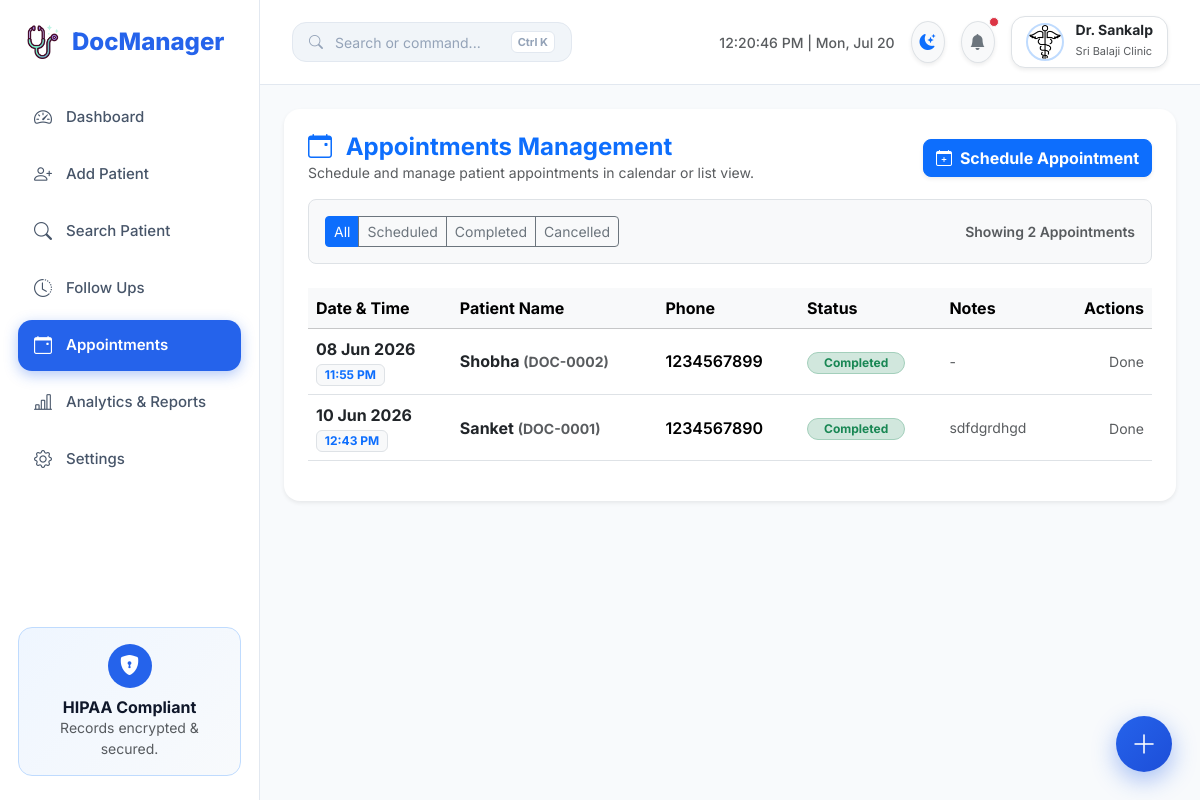
Screenshot of /appointments (signed in) with the database file from the repository.
### models.py (models this page shows)
class Doctor(UserMixin, db.Model):
    __tablename__ = "doctors"
    id = db.Column(db.Integer, primary_key=True)
    name = db.Column(db.String(100), nullable=False)
    clinic_name = db.Column(db.String(150), nullable=False)
    email = db.Column(db.String(120), unique=True, nullable=False, index=True)
    phone = db.Column(db.String(15), unique=True, nullable=False, index=True)
    password_hash = db.Column(db.String(255), nullable=False)
    clinic_address = db.Column(db.Text)
    qualification = db.Column(db.String(100))
    logo = db.Column(db.String(255))
    created_at = db.Column(db.DateTime, default=utc_now)
    patients = db.relationship("Patient", backref="doctor", lazy=True, cascade="all, delete-orphan")
    appointments = db.relationship("Appointment", backref="doctor", lazy=True, cascade="all, delete-orphan")

class Appointment(db.Model):
    __tablename__ = "appointments"
    id = db.Column(db.Integer, primary_key=True)
    doctor_id = db.Column(db.Integer, db.ForeignKey("doctors.id"), nullable=False, index=True)
    patient_id = db.Column(db.Integer, db.ForeignKey("patients.id"), nullable=False, index=True)
    appointment_date = db.Column(db.Date, nullable=False, index=True)
    appointment_time = db.Column(db.Time, nullable=False)
    status = db.Column(db.String(20), default="Scheduled")  # Scheduled, Completed, Cancelled
    notes = db.Column(db.Text)
    created_at = db.Column(db.DateTime, default=utc_now)

class Patient(db.Model):
    __tablename__ = "patients"
    id = db.Column(db.Integer, primary_key=True)
    patient_code = db.Column(db.String(30), unique=True, index=True)
    doctor_id = db.Column(db.Integer, db.ForeignKey("doctors.id"), nullable=False, index=True)
    name = db.Column(db.String(100), nullable=False, index=True)
    phone = db.Column(db.String(15), nullable=False, index=True)
    email = db.Column(db.String(120))
    age = db.Column(db.Integer)
    gender = db.Column(db.String(20))
    blood_group = db.Column(db.String(10))
    medical_history = db.Column(db.Text)
    emergency_contact = db.Column(db.String(100))
    address = db.Column(db.Text)
    created_at = db.Column(db.DateTime, default=utc_now)
    visits = db.relationship("Visit", backref="patient", lazy=True, cascade="all, delete-orphan", order_by="desc(Visit.visit_date)")
    appointments = db.relationship("Appointment", backref="patient", lazy=True, cascade="all, delete-orphan")
    documents = db.relationship("PatientDocument", backref="patient", lazy=True, cascade="all, delete-orphan")

### app/blueprints/appointments.py (the view)
@appointments_bp.route("/appointments")
@login_required
def appointments():
    filter_status = request.args.get("status", "All")
    view_mode = request.args.get("view", "calendar")  # calendar or list
    query = Appointment.query.filter_by(doctor_id=current_user.id)
    if filter_status and filter_status != "All":
        query = query.filter(Appointment.status == filter_status)
    appointments_list = query.order_by(Appointment.appointment_date.asc(), Appointment.appointment_time.asc()).all()
    patients = Patient.query.filter_by(doctor_id=current_user.id).order_by(Patient.name.asc()).all()
    return render_template(
        "appointments.html",
        appointments=appointments_list,
        patients=patients,
        filter_status=filter_status,
        view_mode=view_mode,
        today=date.today(),
        page_title="Appointments Calendar"
    )

### templates/appointments.html (shortened to what this page needs)
{% extends "base.html" %}
{% block content %}
<div class="card border-0 shadow-sm rounded-4 mb-4">
  <div class="card-body p-4">
    <div class="d-flex flex-wrap justify-content-between align-items-center mb-3 gap-3">
      <div>
        <h4 class="fw-bold m-0 text-primary"><i class="bi bi-calendar-event me-2"></i> Appointments Management</h4>
        <p class="text-muted small mb-0">Schedule and manage patient appointments in calendar or list view.</p>
      </div>
      <div class="d-flex gap-2">
        <a href="{{ url_for('appointments.new_appointment') }}" class="btn btn-primary fw-bold rounded-3 shadow-sm">
          <i class="bi bi-calendar-plus me-1"></i> Schedule Appointment
        </a>
      </div>
    </div>
    <div class="d-flex justify-content-between align-items-center bg-light p-3 rounded-3 border mb-4">
      <div class="btn-group" role="group">
        <a href="{{ url_for('appointments.appointments', status='All') }}" class="btn btn-sm {% if filter_status == 'All' %}btn-primary{% else %}btn-outline-secondary{% endif %}">All</a>
        <a href="{{ url_for('appointments.appointments', status='Scheduled') }}" class="btn btn-sm {% if filter_status == 'Scheduled' %}btn-warning text-dark{% else %}btn-outline-secondary{% endif %}">Scheduled</a>
        <a href="{{ url_for('appointments.appointments', status='Completed') }}" class="btn btn-sm {% if filter_status == 'Completed' %}btn-success{% else %}btn-outline-secondary{% endif %}">Completed</a>
        <a href="{{ url_for('appointments.appointments', status='Cancelled') }}" class="btn btn-sm {% if filter_status == 'Cancelled' %}btn-danger{% else %}btn-outline-secondary{% endif %}">Cancelled</a>
      </div>
      <div class="text-muted small fw-semibold">Showing {{ appointments|length }} Appointments</div>
    </div>
    {% if appointments %}
      <div class="table-responsive">
        <table class="table table-hover align-middle">
          <thead class="table-light">
            <tr>
              <th>Date & Time</th>
              <th>Patient Name</th>
              <th>Phone</th>
              <th>Status</th>
              <th>Notes</th>
              <th class="text-end">Actions</th>
            </tr>
          </thead>
          <tbody>
            {% for appt in appointments %}
              <tr>
                <td>
                  <div class="fw-bold text-dark">{{ appt.appointment_date.strftime('%d %b %Y') }}</div>
                  <span class="badge bg-light text-primary border">{{ appt.appointment_time.strftime('%I:%M %p') }}</span>
                </td>
                <td>
                  <a href="{{ url_for('patients.patient_profile', patient_id=appt.patient.id) }}" class="fw-bold text-dark text-decoration-none">
                    {{ appt.patient.name }} <small class="text-muted">({{ appt.patient.patient_code }})</small>
                  </a>
                </td>
                <td class="fw-semibold">{{ appt.patient.phone }}</td>
                <td>
                  {% if appt.status == 'Scheduled' %}
                    <span class="badge bg-warning-subtle text-warning-emphasis border border-warning-subtle px-3 py-1 rounded-pill">Scheduled</span>
                  {% elif appt.status == 'Completed' %}
                    <span class="badge bg-success-subtle text-success border border-success-subtle px-3 py-1 rounded-pill">Completed</span>
                  {% else %}
                    <span class="badge bg-danger-subtle text-danger border border-danger-subtle px-3 py-1 rounded-pill">Cancelled</span>
                  {% endif %}
                </td>
                <td class="small text-muted">{{ appt.notes or '-' }}</td>
                <td class="text-end">
                  {% if appt.status == 'Scheduled' %}
                    <a href="{{ url_for('appointments.complete_appointment', appointment_id=appt.id) }}" class="btn btn-sm btn-success rounded-pill px-3 me-1">Complete</a>
                    <a href="{{ url_for('appointments.cancel_appointment', appointment_id=appt.id) }}" class="btn btn-sm btn-outline-danger rounded-pill px-3">Cancel</a>
                  {% else %}
                    <span class="text-muted small">Done</span>
                  {% endif %}
                </td>
              </tr>
            {% endfor %}
          </tbody>
        </table>
      </div>
    {% endif %}
  </div>
</div>
{% endblock %}

### templates/base.html (shortened to what this page needs)
<!doctype html>
<html lang="en" data-theme="light">
  <head>
    <link href="https://cdn.jsdelivr.net/npm/bootstrap@5.3.3/dist/css/bootstrap.min.css" rel="stylesheet">
    <link rel="stylesheet" href="https://cdn.jsdelivr.net/npm/bootstrap-icons@1.11.3/font/bootstrap-icons.min.css">
    <link rel="stylesheet" href="{{ url_for('static', filename='css/style.css') }}" />
  </head>
  <body>
    {% if current_user.is_authenticated %}
    <aside class="sidebar">
      <a href="{{ url_for('patients.dashboard') }}" class="logo text-decoration-none">
        <img src="{{ url_for('static', filename='images/stethoscope.png') }}" width="34" alt="Logo" />
        <span>DocManager</span>
      </a>
      <ul class="sidebar-menu">
        <li>
          <a href="{{ url_for('patients.dashboard') }}" class="{% if request.endpoint == 'patients.dashboard' %}active{% endif %}">
            <i class="bi bi-speedometer2"></i> Dashboard
          </a>
        </li>
        <li>
          <a href="{{ url_for('patients.add_patient') }}" class="{% if request.endpoint == 'patients.add_patient' %}active{% endif %}">
            <i class="bi bi-person-plus"></i> Add Patient
          </a>
        </li>
        <li>
          <a href="{{ url_for('patients.search_patient') }}" class="{% if request.endpoint == 'patients.search_patient' %}active{% endif %}">
            <i class="bi bi-search"></i> Search Patient
          </a>
        </li>
        <li>
          <a href="{{ url_for('patients.follow_ups') }}" class="{% if request.endpoint == 'patients.follow_ups' %}active{% endif %}">
            <i class="bi bi-clock-history"></i> Follow Ups
          </a>
        </li>
        <li>
          <a href="{{ url_for('appointments.appointments') }}" class="{% if 'appointments' in request.endpoint %}active{% endif %}">
            <i class="bi bi-calendar-event"></i> Appointments
          </a>
        </li>
        <li>
          <a href="{{ url_for('analytics.analytics_dashboard') }}" class="{% if 'analytics' in request.endpoint %}active{% endif %}">
            <i class="bi bi-bar-chart-line"></i> Analytics & Reports
          </a>
        </li>
        <li>
          <a href="{{ url_for('settings.settings') }}" class="{% if request.endpoint == 'settings.settings' %}active{% endif %}">
            <i class="bi bi-gear"></i> Settings
          </a>
        </li>
      </ul>
      <div class="sidebar-footer">
        <div class="security-card">
          <div class="security-icon">
            <i class="bi bi-shield-lock-fill"></i>
          </div>
          <h6 class="fw-bold m-0">HIPAA Compliant</h6>
          <p class="small text-muted mb-0">Records encrypted & secured.</p>
        </div>
      </div>
    </aside>
    {% endif %}
    <main class="{% if current_user.is_authenticated %}main-content{% endif %}">
      {% if current_user.is_authenticated %}
      <div class="topbar">
        <div class="d-flex align-items-center gap-3">
          <button class="cmd-trigger-btn trigger-cmd">
            <i class="bi bi-search"></i>
            <span>Search or command...</span>
            <span class="cmd-key">Ctrl K</span>
          </button>
        </div>
        <div class="d-flex align-items-center gap-3">
          <div id="liveClock" class="d-none d-md-block text-muted small fw-medium"></div>
          <button id="themeToggleBtn" class="btn btn-light rounded-circle border shadow-sm p-2" title="Toggle Theme">
            <i id="themeToggleIcon" class="bi bi-moon-stars-fill text-primary"></i>
          </button>
          <div class="dropdown">
            <button class="btn btn-light rounded-circle border shadow-sm p-2 position-relative" data-bs-toggle="dropdown">
              <i class="bi bi-bell-fill text-secondary"></i>
              <span class="position-absolute top-0 start-100 translate-middle p-1 bg-danger border border-light rounded-circle"></span>
            </button>
          </div>
          <div class="dropdown">
            <button class="profile-btn border shadow-sm" data-bs-toggle="dropdown">
              {% if current_user.logo %}
                <img src="{{ url_for('static', filename='uploads/' + current_user.logo) }}" class="doctor-logo" alt="Logo" />
              {% else %}
                <div class="avatar">{{ current_user.name[0] }}</div>
              {% endif %}
              <div class="text-start d-none d-md-block">
                <div class="fw-bold lh-1 text-dark" style="font-size: 14px;">Dr. {{ current_user.name }}</div>
                <small class="text-muted" style="font-size: 11px;">{{ current_user.clinic_name }}</small>
              </div>
            </button>
          </div>
        </div>
      </div>
      {% endif %}
      <div class="container-fluid p-4">
        {% block content %}{% endblock %}
      </div>
    </main>
    {% if current_user.is_authenticated %}
    <div class="fab-container" id="fabContainer">
      <button class="fab-main" id="fabMain" title="Quick Actions"><i class="bi bi-plus-lg"></i></button>
    </div>
    {% endif %}
    <div id="toastContainer" class="position-fixed bottom-0 end-0 p-3" style="z-index: 10000;"></div>
  </body>
</html>

### rows the page displays
Doctor: logo (picture), name "Sankalp", clinic_name "Sri Balaji Clinic"
Appointment: appointment_date "08 Jun 2026", appointment_time "11:55 PM", patient.name "Shobha", patient.patient_code "DOC-0002", patient.phone "1234567899", status "Completed", notes "-"
Appointment: appointment_date "10 Jun 2026", appointment_time "12:43 PM", patient.name "Sanket", patient.patient_code "DOC-0001", patient.phone "1234567890", status "Completed", notes "sdfdgrdhgd"

### other values shown
{{ appointments|length }} "2"
